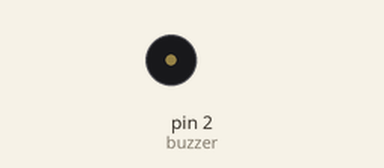
Recording of a sketch running on a simulated Arduino Uno, built with avr-gcc and run on an emulated ATmega328P. Parts: buzzer (waves = sounding).

Above: at 5.7 s.
Timing chart, 0 to 7.2 s (numbered marks = the images above):
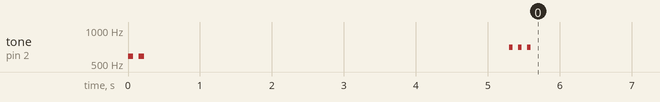

The sketch:

Test_Buzzer.ino
```cpp
int buzzer = 2; // Broche du buzzer

void setup() {
  pinMode(buzzer, OUTPUT);

  // Bip de connexion (2 bips longs)
  connexion();

  delay(5000); // Pause avant le bip de déconnexion
  deconnexion();
}
void loop(){

}

void connexion() {
  for (int i = 0; i < 2; i++) {
    tone(buzzer, 588);  // fréquence du son (1000 Hz)
    delay(75);          // durée du bip (long)
    noTone(buzzer);
    delay(75);          // pause entre les bips
  }
}

void deconnexion() {
  for (int i = 0; i < 3; i++) {
    tone(buzzer, 700);   // fréquence du son (plus grave)
    delay(50);          // durée du bip (court)
    noTone(buzzer);
    delay(75);          // pause entre les bips
  }
}
```
